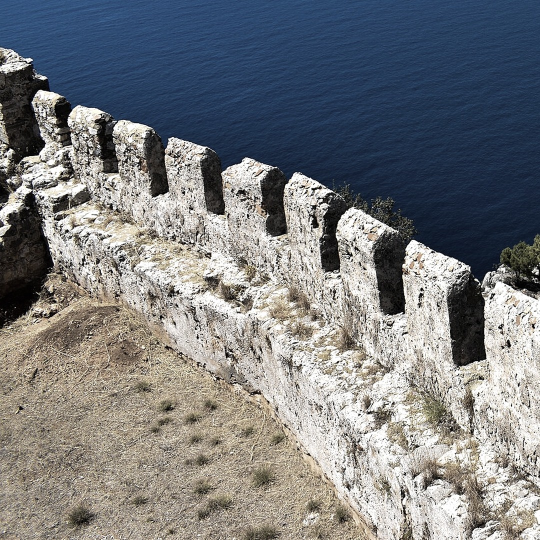
#> input picture episodes/alanya-adam-atacagi/img/arka.jpg, 1080 x 1080 px (shown at 1/2 size); its folder holds only this picture in this run
$ python -i render.py   (imports and definitions only)
#> lines starting #> are read from the running program, lines starting #| are printed output that depends on the picture
#> further down, picture is the input picture: PIL image 1080x1080 RGB; mean R, G, B 121.1, 123.5, 126.3
"""Kare kare render + ffmpeg ile kodlama."""

from __future__ import annotations

import math
import random
import shutil
import subprocess
from pathlib import Path

from PIL import Image, ImageFilter

from . import audio, compose, config
from .episode import Episode, Scene


def ease_in_out(t: float) -> float:
    return 0.5 - 0.5 * math.cos(math.pi * max(0.0, min(1.0, t)))


def ease_out_back(t: float, k: float = 1.6) -> float:
    t = max(0.0, min(1.0, t)) - 1
    return 1 + (k + 1) * t ** 3 + k * t ** 2


class SceneRenderer:
    POP_SEC = 0.22
    SHAKE_SEC = 0.45
    FLASH_SEC = 0.18

    # [62 lines left out: functions __init__, _bg, frame, not called in this run]


def _fill_bg(box_img: Image.Image) -> Image.Image:
    """Siyah bant yerine karenin bulanık, karartılmış büyütmesi (kenarlık testi için 'dolgu' sürümü)."""
    small = box_img.convert("RGB").resize((96, 96), Image.BILINEAR).filter(ImageFilter.GaussianBlur(3))
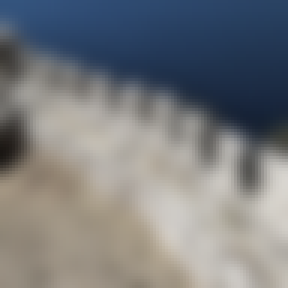
#> small: PIL image 96x96 RGB (shown 3 times larger); mean R, G, B 121.2, 123.6, 126.4
    big = small.resize((config.CANVAS_H, config.CANVAS_H), Image.BICUBIC)
    x = (config.CANVAS_H - config.CANVAS_W) // 2
    big = big.crop((x, 0, x + config.CANVAS_W, config.CANVAS_H))
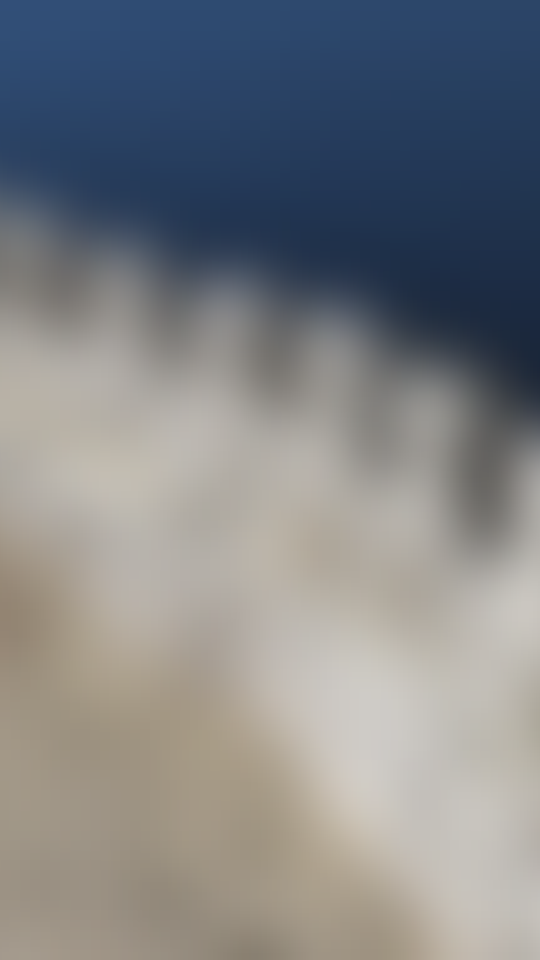
#> big: PIL image 1080x1920 RGB (shown at 1/2 size); mean R, G, B 127.5, 129.9, 132.8
    return Image.blend(big, Image.new("RGB", big.size, (0, 0, 0)), 0.55)
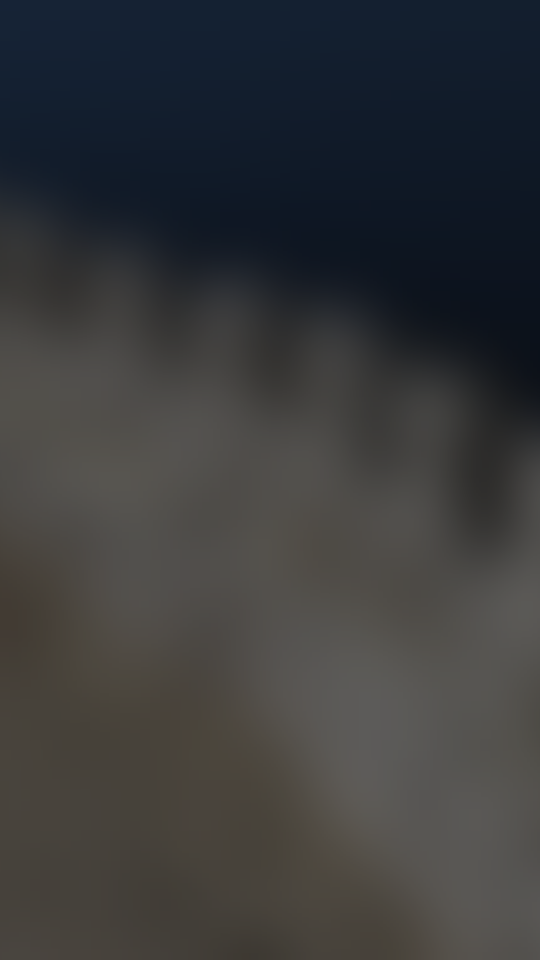
#> returned value: PIL image 1080x1920 RGB (shown at 1/2 size); mean R, G, B 56.9, 58, 59.3


# [68 lines left out: functions _canvas_frame, render, still, not called in this run]

>>> from PIL import Image
>>> picture = Image.open('../episodes/alanya-adam-atacagi/img/arka.jpg')
>>> result = _fill_bg(picture)

$ run again, on episodes/alanya-adam-atacagi/img/kanit_1.jpg
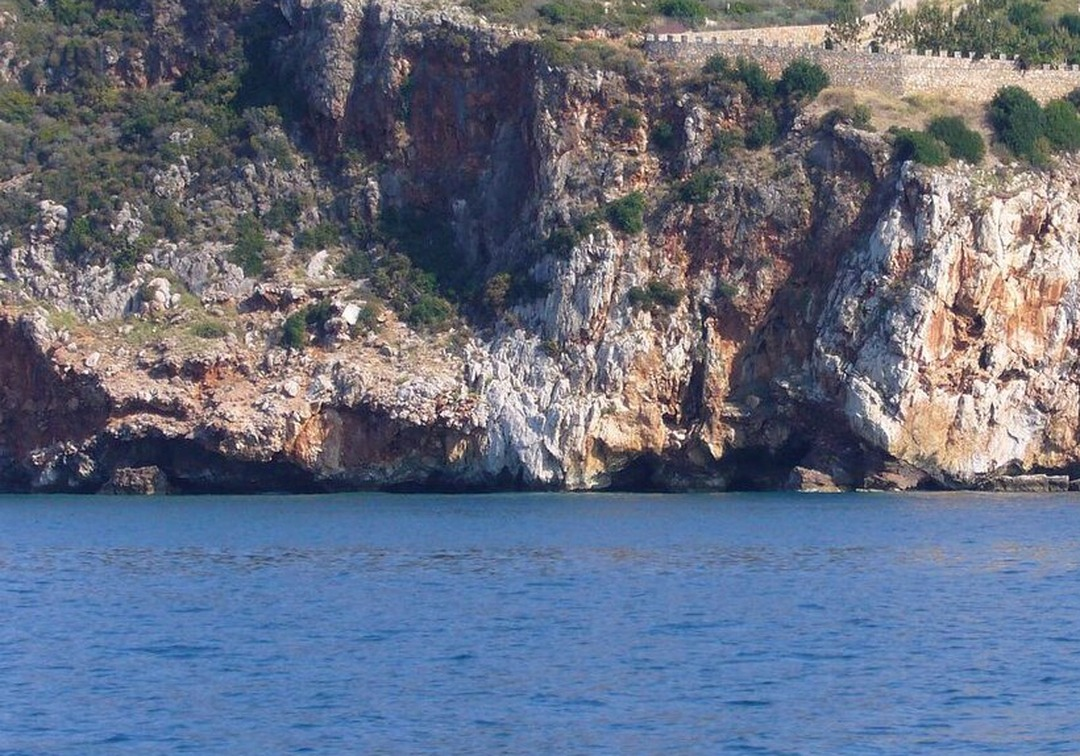
#> input picture episodes/alanya-adam-atacagi/img/kanit_1.jpg, 1080 x 756 px
#> picture is the input picture: PIL image 1080x756 RGB; mean R, G, B 102.4, 110.9, 130.7
#> in _fill_bg, `big = big.crop((x, 0, x + config.CANVAS_W, config.CANVAS_H))`:
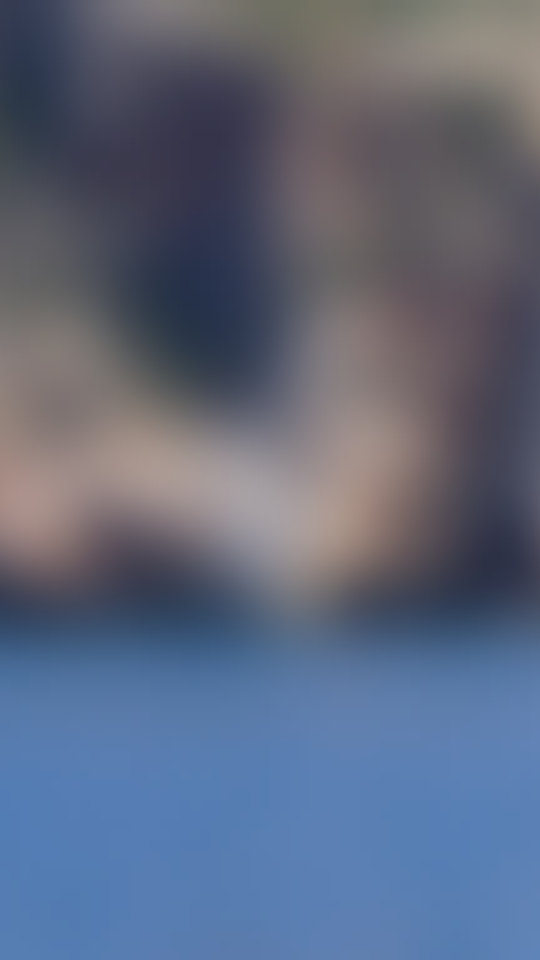
#> big: PIL image 1080x1920 RGB (shown at 1/2 size); mean R, G, B 94.1, 103.9, 125.9
#> in _fill_bg, `return Image.blend(big, Image.new("RGB", big.size, (0, 0, 0)), 0.55)`:
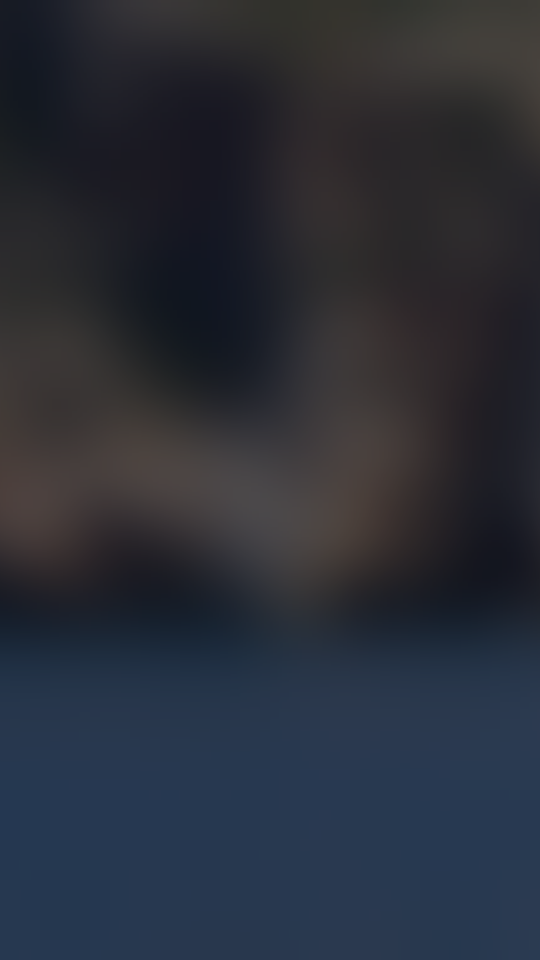
#> returned value: PIL image 1080x1920 RGB (shown at 1/2 size); mean R, G, B 41.9, 46.3, 56.2

$ run again, on episodes/alanya-adam-atacagi/img/kanit_2.jpg
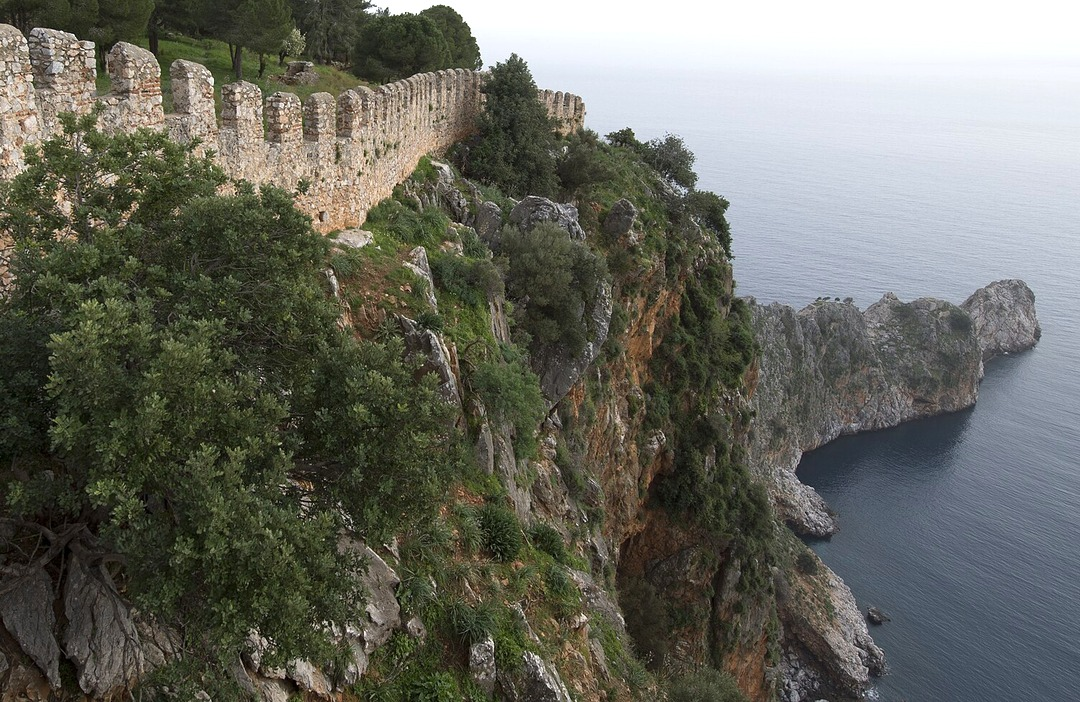
#> input picture episodes/alanya-adam-atacagi/img/kanit_2.jpg, 1080 x 702 px
#> picture is the input picture: PIL image 1080x702 RGB; mean R, G, B 104.3, 105.4, 96.5
#> in _fill_bg, `big = big.crop((x, 0, x + config.CANVAS_W, config.CANVAS_H))`:
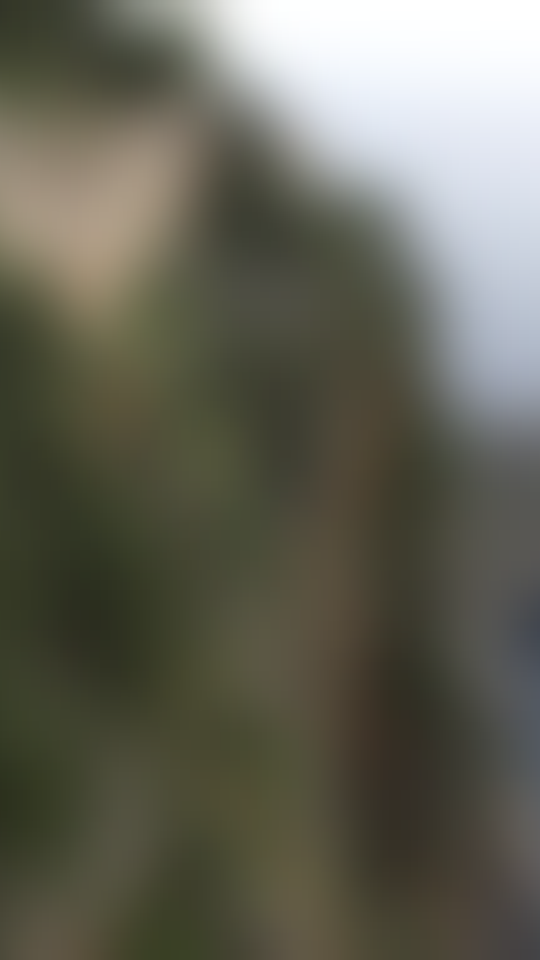
#> big: PIL image 1080x1920 RGB (shown at 1/2 size); mean R, G, B 101, 100.5, 87.6
#> in _fill_bg, `return Image.blend(big, Image.new("RGB", big.size, (0, 0, 0)), 0.55)`:
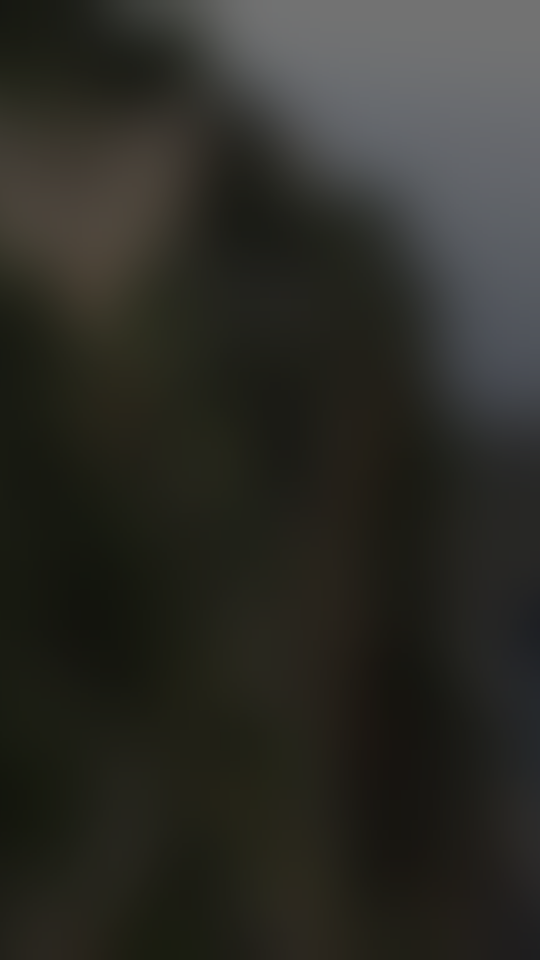
#> returned value: PIL image 1080x1920 RGB (shown at 1/2 size); mean R, G, B 45, 44.7, 38.9
